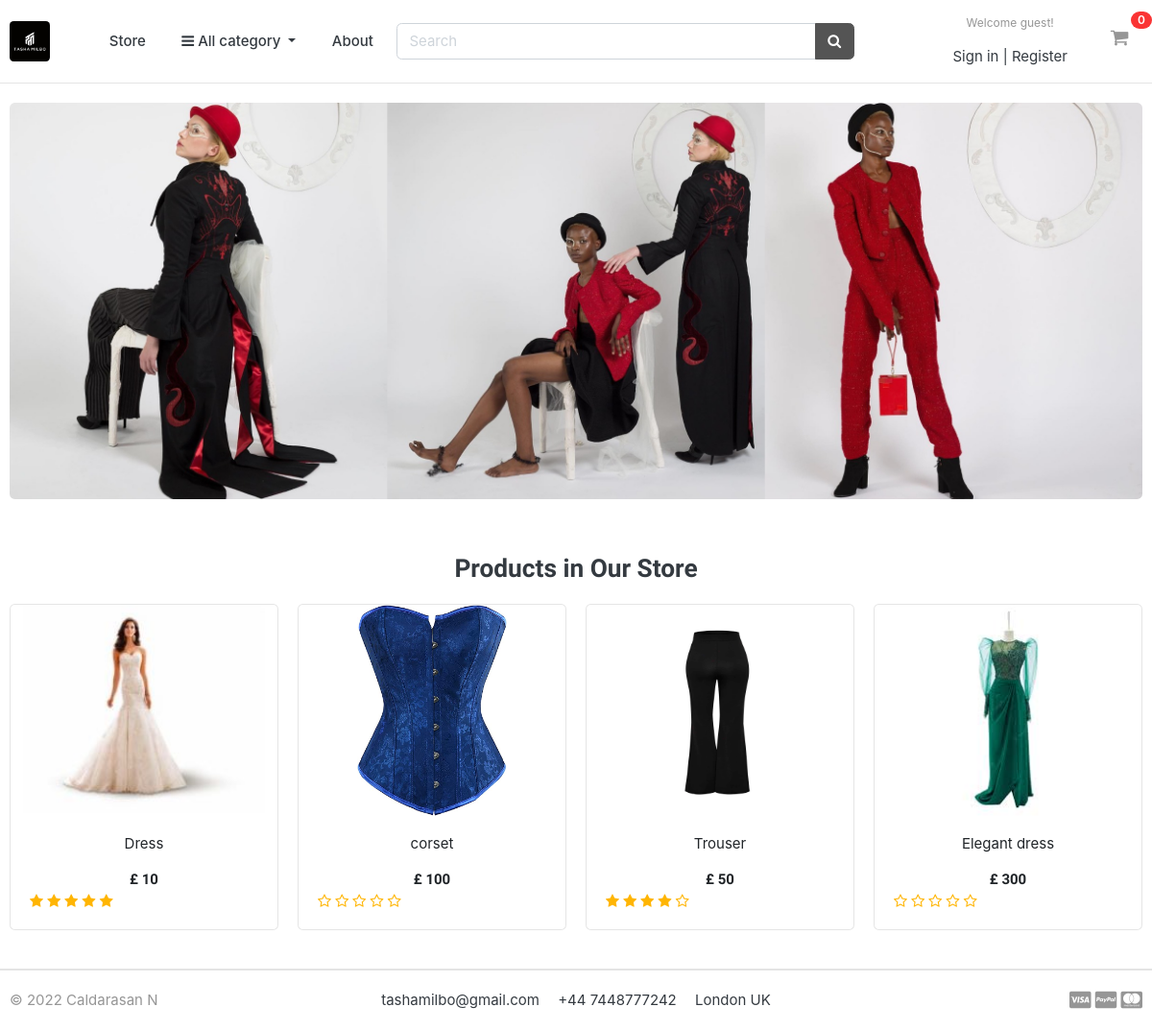
The app's page /, older data.
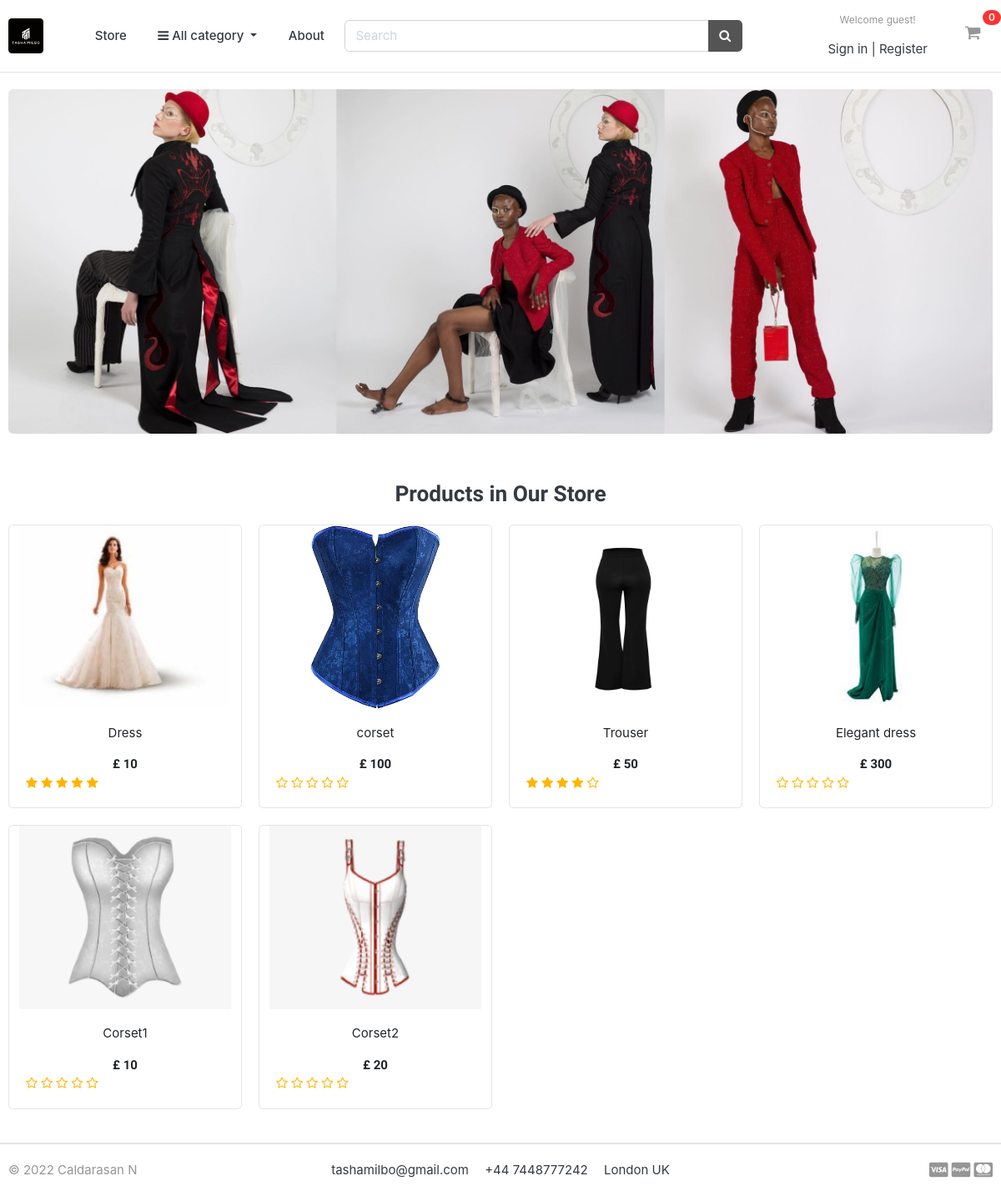
The same page, newer data.
### store/models.py (models this page shows, shortened)
class Product(models.Model):
    product_name = models.CharField(max_length=200, unique=True)
    slug = models.SlugField(max_length=200, unique=True)
    description = models.TextField(max_length=500, blank=True)
    price = models.IntegerField()
    images = models.ImageField(upload_to='photos/products')
    stock = models.IntegerField()
    is_available = models.BooleanField(default=True)
    category = models.ForeignKey(Category, on_delete=models.CASCADE)
    created_date = models.DateTimeField(auto_now_add=True)
    modified_date = models.DateTimeField(auto_now=True)
    def get_url(self):
        return reverse('product_detail', args=[self.category.slug, self.slug])
    def averageReview(self):
        reviews = ReviewRating.objects.filter(product=self, status=True).aggregate(average=Avg('rating'))
        avg = 0
        if reviews['average'] is not None:
            avg = float(reviews['average'])
        return avg

### tashamilbo/views.py (the view)
# urls.py: 2. Add a URL to urlpatterns:  path('', views.home, name='home')
def home(request):
    products = Product.objects.all().filter(is_available=True).order_by('created_date')
    for product in products:
        reviews = ReviewRating.objects.filter(product_id=product.id, status=True)
    context = {
        'products': products,
        'reviews': reviews,
    }
    return render (request, 'home.html', context)

### carts/context_processors.py (called while the page is built)
def counter(request):
    cart_count = 0
    if 'admin' in request.path:
        return {}
    else:
        try:
            cart = Cart.objects.filter(cart_id=_cart_id(request))
            if request.user.is_authenticated:
                cart_items = CartItem.objects.all().filter(user=request.user)
            else:
                cart_items = CartItem.objects.all().filter(cart=cart[:1])
            for cart_item in cart_items:
                cart_count += cart_item.quantity
        except Cart.DoesNotExist:
            cart_count = 0
    return dict(cart_count=cart_count)

### carts/views.py (called while the page is built)
def _cart_id(request):
    cart = request.session.session_key
    if not cart:
        cart = request.session.create()
    return cart

### category/context_processors.py (called while the page is built)
def menu_links(request):
    links = Category.objects.all()
    return dict(links=links)

### category/models.py (called while the page is built)
    def get_url(self):
        return reverse('products_by_category', args=[self.slug])

### templates/home.html
{% extends 'base.html' %}
{% load static %}
{% block content %}
<section class="section-intro padding-y-sm">
<div class="container">
<div class="intro-banner-wrap">
	<img src="{% static 'images/banners/banner.jpg' %}" class="img-fluid rounded">
</div>
</div>
</section>
<section class="section-name padding-y-sm">
<div class="container">
<header class="section-heading">
	<h3 class="text-center">Products in Our Store</h3>
</header>
<div class="row">
	{% for product in products %}
	<div class="col-md-3">
		<div class="card card-product-grid">
			<a href="{{ product.get_url }}" class="img-wrap"> <img src="{{ product.images.url }}"> </a>
			<figcaption class="info-wrap">
				<a href="{{ product.get_url }}" class="title"> {{ product.product_name }} </a>
				<div class="price mt-1 text-center">£ {{product.price }} </div>
				<div class="rating-star">
					<span>
						<i class="fa fa-star{% if product.averageReview < 0.5%}-o{% elif product.averageReview >= 0.5 and product.averageReview < 1 %}-half-o {% endif %}" aria-hidden="true"></i>
						<i class="fa fa-star{% if product.averageReview < 1.5%}-o{% elif product.averageReview >= 1.5 and product.averageReview < 2 %}-half-o {% endif %}" aria-hidden="true"></i>
						<i class="fa fa-star{% if product.averageReview < 2.5%}-o{% elif product.averageReview >= 2.5 and product.averageReview < 3 %}-half-o {% endif %}" aria-hidden="true"></i>
						<i class="fa fa-star{% if product.averageReview < 3.5%}-o{% elif product.averageReview >= 3.5 and product.averageReview < 4 %}-half-o {% endif %}" aria-hidden="true"></i>
						<i class="fa fa-star{% if product.averageReview < 4.5%}-o{% elif product.averageReview >= 4.5 and product.averageReview < 5 %}-half-o {% endif %}" aria-hidden="true"></i>
					</span>
				 </div>
			</figcaption>
		</div>
	</div>
	{% endfor %}
</div>
</div>
</section>
</body>
</html>
{% endblock %}

Row changes from the older to the newer data that the page shows:
added Product: images (picture), product_name "Corset1", price "10"
added Product: images (picture), product_name "Corset2", price "20"
